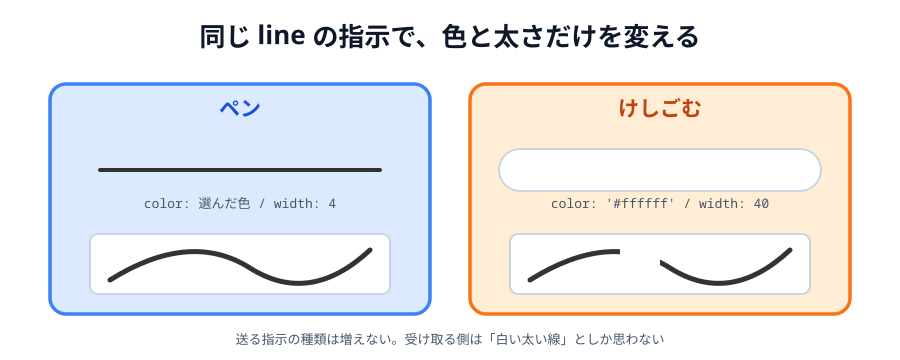

Write the Python code that produced this figure.
# 01-eraser.svg
# スキーマ: BLOCKAGE（白い太線が下の線を覆う）+ SCALE（太さの違い）

import sys
sys.path.insert(0, "/Users/seekseep/.claude/skills/genfig")
from genfig import Canvas, PALETTE

c = Canvas(900, 360)

c.text(450, 46, "同じ line の指示で、色と太さだけを変える", scale="xl")
c.sticky(50, 84, 380, 230, color="blue")
c.text(240, 116, "ペン", scale="lg", fill=PALETTE["blue"]["text"])
c.raw('<line x1="100" y1="170" x2="380" y2="170" stroke="#333333" stroke-width="4" stroke-linecap="round"/>')
c.text(240, 208, "color: 選んだ色 / width: 4", scale="sm", font="technical")
c.raw('<rect x="90" y="234" width="300" height="60" rx="8" fill="#fff" stroke="#cbd5e1" stroke-width="2"/>')
c.raw('<path d="M110 280 Q 190 230 250 268 T 370 250" fill="none" stroke="#333333" stroke-width="5" stroke-linecap="round"/>')
c.sticky(470, 84, 380, 230, color="orange")
c.text(660, 116, "けしごむ", scale="lg", fill=PALETTE["orange"]["text"])
# オレンジの上で白線が消えないよう、細い縁取りを敷いてから白を乗せる（白を覆わないこと）
c.raw('<line x1="520" y1="170" x2="800" y2="170" stroke="#cbd5e1" stroke-width="44" stroke-linecap="round"/>')
c.raw('<line x1="520" y1="170" x2="800" y2="170" stroke="#ffffff" stroke-width="40" stroke-linecap="round"/>')
c.text(660, 208, "color: '#ffffff' / width: 40", scale="sm", font="technical")
c.raw('<rect x="510" y="234" width="300" height="60" rx="8" fill="#fff" stroke="#cbd5e1" stroke-width="2"/>')
c.raw('<path d="M530 280 Q 610 230 670 268 T 790 250" fill="none" stroke="#333333" stroke-width="5" stroke-linecap="round"/>')
c.raw('<line x1="640" y1="236" x2="640" y2="292" stroke="#ffffff" stroke-width="40" stroke-linecap="butt"/>')
c.text(450, 344, "送る指示の種類は増えない。受け取る側は「白い太い線」としか思わない", scale="sm")

c.save("01-eraser.svg")
